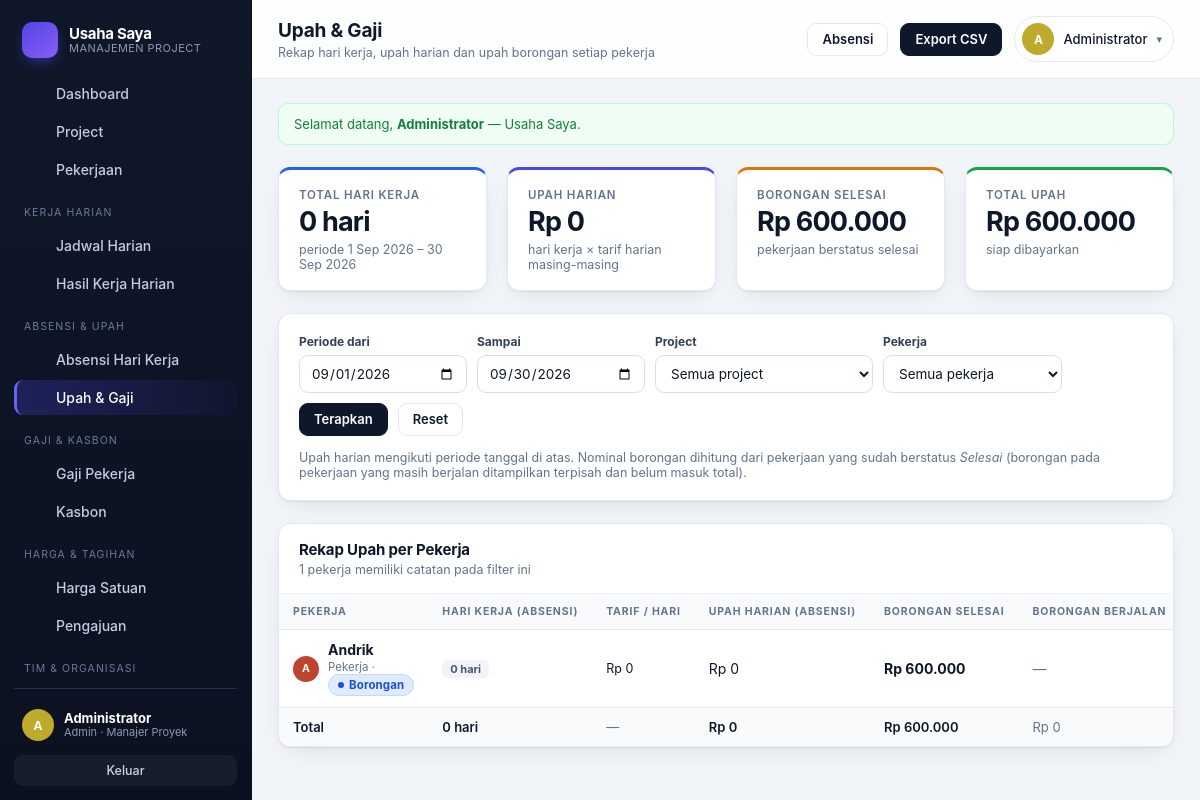
Page /upah.php (signed in) on the committed database.
### tables this page shows
CREATE TABLE perusahaan (
    id                INTEGER PRIMARY KEY AUTOINCREMENT,
    nama              TEXT NOT NULL,
    slug              TEXT NOT NULL DEFAULT '',
    logo              TEXT NOT NULL DEFAULT '',
    kontak_nama       TEXT NOT NULL DEFAULT '',
    kontak_telepon    TEXT NOT NULL DEFAULT '',
    masa_aktif_sampai TEXT NOT NULL DEFAULT '',
    maks_user         INTEGER NOT NULL DEFAULT 0,
    aktif             INTEGER NOT NULL DEFAULT 1,
    catatan           TEXT NOT NULL DEFAULT '',
    created_at        TEXT NOT NULL DEFAULT (datetime('now','localtime'))
, tutup_buku_tgl INTEGER NOT NULL DEFAULT 25);

CREATE TABLE users (
    id            INTEGER PRIMARY KEY AUTOINCREMENT,
    username      TEXT NOT NULL UNIQUE,
    password_hash TEXT NOT NULL,
    nama          TEXT NOT NULL,
    role          TEXT NOT NULL DEFAULT 'pekerja',
    jabatan       TEXT NOT NULL DEFAULT '',
    telepon       TEXT NOT NULL DEFAULT '',
    aktif         INTEGER NOT NULL DEFAULT 1,
    created_at    TEXT NOT NULL DEFAULT (datetime('now','localtime'))
, upah_harian REAL NOT NULL DEFAULT 0, skema TEXT NOT NULL DEFAULT 'harian', perusahaan_id INTEGER NOT NULL DEFAULT 0, is_owner INTEGER NOT NULL DEFAULT 0);

### upah.php (the view, shortened to what the rows shown need)
<?php
require_once __DIR__ . '/inc/auth.php';
require_once __DIR__ . '/inc/layout.php';
$u = require_login();
$myOwn = $u['role'] === 'pekerja';
[$defDari, $defSampai] = default_periode();
$f = [
    'dari'       => valid_tanggal((string) ($_GET['dari'] ?? '')) ?: $defDari,
    'sampai'     => valid_tanggal((string) ($_GET['sampai'] ?? '')) ?: $defSampai,
    'project_id' => (int) ($_GET['project_id'] ?? 0),
    'user_id'    => $myOwn ? (int) $u['id'] : (int) ($_GET['user_id'] ?? 0),
    'q'          => '',
];
$rekap = rekap_upah($f);
$totalHari = array_sum(array_map(fn($r) => $r['hari'], $rekap));
$totalHarian = array_sum(array_map(fn($r) => $r['upah_harian'], $rekap));
$totalBorongan = array_sum(array_map(fn($r) => $r['borongan_selesai'], $rekap));
$totalBerjalan = array_sum(array_map(fn($r) => $r['borongan_berjalan'], $rekap));
$exportQuery = array_merge($_GET, ['export' => '1']);
$actions = '<a class="btn" href="absensi.php?' . e(http_build_query(['dari' => $f['dari'], 'sampai' => $f['sampai'], 'project_id' => $f['project_id'] ?: ''])) . '">Absensi</a>'
    . '<a class="btn btn-dark" href="' . e('upah.php?' . http_build_query($exportQuery)) . '">Export CSV</a>';
render_header(
    $myOwn ? 'Upah Saya' : 'Upah & Gaji',
    $myOwn
        ? 'Rincian hari kerja dan upah yang kamu peroleh'
        : 'Rekap hari kerja, upah harian dan upah borongan setiap pekerja',
    $actions
);
?>
    <?php if (!$myOwn): ?>
          <?php foreach (all_users() as $p): ?>
            <?php if ($p['role'] === 'admin') { continue; } ?>
          <?php endforeach; ?>
    <?php endif; ?>
<div class="card flush">
  <div class="card-head">
    <div>
      <h2><?= $myOwn ? 'Rincian Upah Saya' : 'Rekap Upah per Pekerja' ?></h2>
    </div>
  </div>
  <?php if (!$rekap): ?>
    <div class="empty">
      <strong>Belum ada data upah</strong>
      <span class="small">
        <?= can_record_absensi() ? 'Catat kehadiran pekerja dulu, atau isi tarif harian pada data pekerja.' : 'Hubungi pelaksana/admin untuk mencatat kehadiranmu.' ?>
      </span>
    </div>
  <?php else: ?>
    <div class="table-wrap">
      <table class="tbl">
        <thead>
          <tr>
            <th>Pekerja</th>
            <th>Hari Kerja (absensi)</th>
            <th>Tarif / hari</th>
            <th>Upah Harian (absensi)</th>
            <th>Borongan Selesai</th>
            <th>Borongan Berjalan</th>
          </tr>
        </thead>
        <tbody>
        <?php foreach ($rekap as $r): ?>
          <tr>
            <td>
              <div style="display:flex;align-items:center;gap:9px">
                <?= badge_avatar($r['nama'], 'sm') ?>
                <div class="cell-stack">
                  <strong><?= e($r['nama']) ?></strong>
                  <small>
                    <?= e($r['jabatan'] !== '' ? $r['jabatan'] : role_label($r['role'])) ?>
                    · <span class="pill <?= ($r['skema'] ?? 'harian') === 'borongan' ? 'pill-proses' : 'pill-belum' ?>"><?= e(skema_label((string) ($r['skema'] ?? 'harian'))) ?></span>
                  </small>
                </div>
              </div>
            </td>
            <td><span class="tag"><?= e(hari_format($r['hari'])) ?></span></td>
            <td class="small nowrap"><?= e(rupiah($r['tarif'])) ?></td>
            <td class="nowrap"><?= e(rupiah($r['upah_harian'])) ?></td>
            <td class="nowrap">
              <?php if ($r['borongan_selesai'] > 0): ?>
                <strong><?= e(rupiah($r['borongan_selesai'])) ?></strong>
              <?php else: ?>
                <span class="muted">—</span>
              <?php endif; ?>
            </td>
            <td class="nowrap">
              <?php if ($r['borongan_berjalan'] > 0): ?>
                <span class="muted"><?= e(rupiah($r['borongan_berjalan'])) ?></span>
              <?php else: ?>
                <span class="muted">—</span>
              <?php endif; ?>
            </td>
          </tr>
        <?php endforeach; ?>
        </tbody>
        <tfoot>
          <tr>
            <td class="strong">Total</td>
            <td class="strong nowrap"><?= e(hari_format($totalHari)) ?></td>
            <td class="muted small">—</td>
            <td class="strong nowrap"><?= e(rupiah($totalHarian)) ?></td>
            <td class="strong nowrap"><?= e(rupiah($totalBorongan)) ?></td>
            <td class="nowrap muted"><?= e(rupiah($totalBerjalan)) ?></td>
          </tr>
        </tfoot>
      </table>
    </div>
  <?php endif; ?>
</div>
<?php render_footer(); ?>

### inc/layout.php (shortened to what the rows shown need)
<?php
function render_header(string $title, string $subtitle = '', string $actions = ''): void
{
    $u = current_user();
    $merek = brand();
    ?>
<!DOCTYPE html>
<html lang="id">
<head>
<link rel="stylesheet" href="assets/style.css">
</head>
<body>
<div class="shell">
  <aside class="sidebar" id="sidebar">
    <div class="brand">
      <span class="brand-text">
        <strong><?= e($merek['nama']) ?></strong>
        <small>Manajemen Project</small>
      </span>
    </div>
    <div class="side-foot">
      <div class="side-user">
        <?= badge_avatar($u['nama']) ?>
        <div class="side-user-info">
          <strong><?= e($u['nama']) ?></strong>
          <small><?= e(role_label($u['role'])) ?><?= $u['jabatan'] ? ' · ' . e($u['jabatan']) : '' ?></small>
        </div>
      </div>
    </div>
  </aside>
  <main class="main">
    <header class="topbar">
      <div class="topbar-title">
        <h1><?= e($title) ?></h1>
      </div>
      <div class="topbar-actions">
        <details class="user-menu">
          <summary>
            <?= badge_avatar($u['nama']) ?>
            <span class="user-menu-name"><?= e($u['nama']) ?></span>
            <span class="caret">▾</span>
          </summary>
        </details>
      </div>
    </header>
    <div class="content">
<?php
}
function render_footer(): void
{
    ?>
    </div>
  </main>
</div>
</body>
</html>
<?php
}

### inc/util.php (shortened to what the rows shown need)
<?php
function e(?string $v): string
{
    return htmlspecialchars((string) $v, ENT_QUOTES, 'UTF-8');
}
function initials(string $nama): string
{
    $parts = preg_split('/\s+/', trim($nama)) ?: [];
    $out = '';
    foreach (array_slice($parts, 0, 2) as $p) {
        if (function_exists('mb_substr')) {
            $out .= mb_strtoupper(mb_substr($p, 0, 1), 'UTF-8');
        } else {
            preg_match('/./u', $p, $m);
            $out .= strtoupper($m[0] ?? '');
        }
    }
    return $out !== '' ? $out : '?';
}
function avatar_hue(string $s): int
{
    return (int) (crc32($s) % 360);
}
function badge_avatar(string $nama, string $size = ''): string
{
    return '<span class="avatar ' . $size . '" style="--h:' . avatar_hue($nama) . '">' . e(initials($nama)) . '</span>';
}
function default_periode(): array
{
    return [date('Y-m-01'), date('Y-m-t')];
}
function valid_tanggal(string $d): string
{
    return preg_match('/^\d{4}-\d{2}-\d{2}$/', $d) === 1 ? $d : '';
}

### rows in the picture
perusahaan: nama "Usaha Saya"
users: nama "A A", nama "Administrator", role "Admin", jabatan "Manajer Proyek"
users: nama "A", nama "Andrik", jabatan "Pekerja", skema "Borongan", hari "0 hari", tarif "Rp 0", upah_harian "Rp 0", borongan_selesai "Rp 600.000", upah_harian "0 hari"

### other values in the picture
$item['label'] "Dashboard"
$item['label'] "Project"
$item['label'] "Pekerjaan"
$item['sep'] "KERJA HARIAN"
$item['label'] "Jadwal Harian"
$item['label'] "Hasil Kerja Harian"
$item['sep'] "ABSENSI & UPAH"
$item['label'] "Absensi Hari Kerja"
$item['label'] "Upah & Gaji"
$item['sep'] "GAJI & KASBON"
$item['label'] "Gaji Pekerja"
$item['label'] "Kasbon"
$item['sep'] "HARGA & TAGIHAN"
$item['label'] "Harga Satuan"
$item['label'] "Pengajuan"
